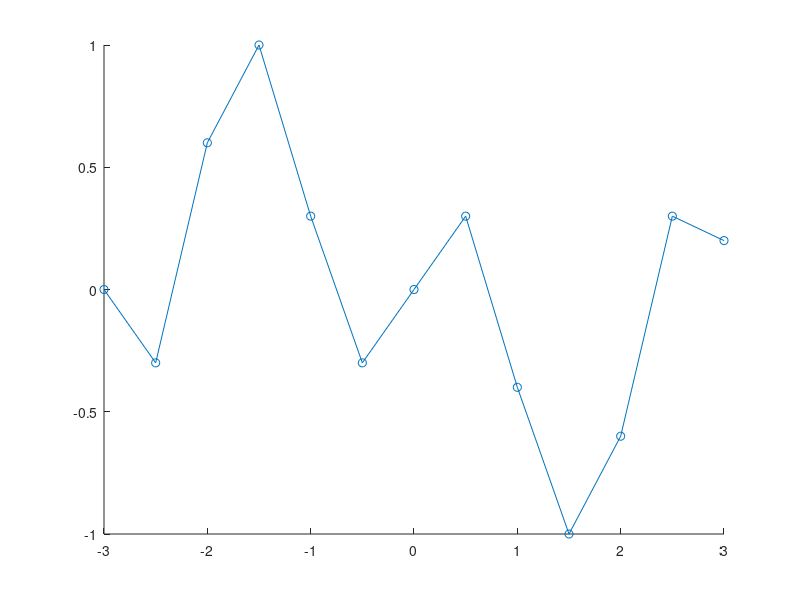
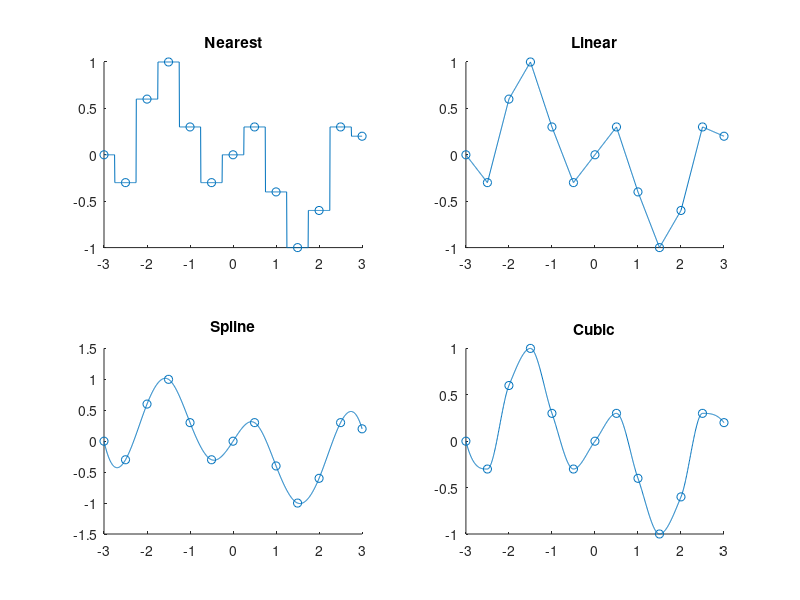
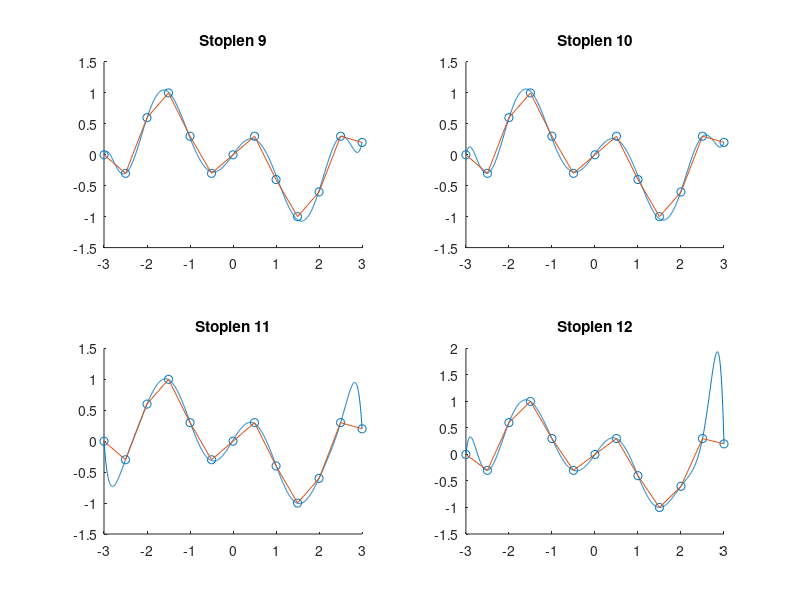

MATLAB code for these plots, in order:
% Zadanie 1
x=-3:0.5:3;
y=[-0.,-0.3,0.6,1,0.3,-0.3,0,0.3,-0.4,-1,-0.6,0.3,0.2];
figure;
hold on;
scatter(x,y)
plot(x,y);
hold off;
%Zadanie 2
x1=0.25;
y1=0.2;

yn=interp1(x,y,x1,'nearest');
yl=interp1(x,y,x1,'linear');
ys=interp1(x,y,x1,'spline');
yc=interp1(x,y,x1,'cubic');
score1=abs(yn-y1);
score2=abs(yl-y1);
score3=abs(ys-y1);
score4=abs(yc-y1);
disp([score1,score2,score3,score4])
x1=-2.75;
y1=-0.3;
yn=interp1(x,y,x1,'nearest');
yl=interp1(x,y,x1,'linear');
ys=interp1(x,y,x1,'spline');
yc=interp1(x,y,x1,'cubic');
score1=abs(yn-y1);
score2=abs(yl-y1);
score3=abs(ys-y1);
score4=abs(yc-y1);
disp([score1,score2,score3,score4])
% Najlepsza metoda cubic
% Zadanie 3
xx=linspace(-3,3,1000);
yn=interp1(x,y,xx,'nearest');
yl=interp1(x,y,xx,'linear');
ys=interp1(x,y,xx,'spline');
yc=interp1(x,y,xx,'cubic');
figure;
subplot(2,2,1)
hold on;
scatter(x,y)
plot(xx,yn)
hold off;
title('Nearest')
subplot(2,2,2)
hold on;
scatter(x,y)
plot(xx,yl)
hold off;
title('Linear')
subplot(2,2,3)
hold on;
scatter(x,y)
plot(xx,ys)
hold off;
title('Spline')
subplot(2,2,4)
hold on;
scatter(x,y)
plot(xx,yc)
title('Cubic')
hold off;

%Cubic te wartosci sa blizej prawdziwych ale spline też dobrze i gładszy
%wykres
% Zadanie 4

p=polyfit(x,y,9);
yp=polyval(p,xx);
figure;
subplot(2,2,1)
hold on;
scatter(x,y)
plot(xx,yp);
plot(x,y);
title('Stopien 9')
hold off;
subplot(2,2,2)
p=polyfit(x,y,10);
yp=polyval(p,xx);
hold on;
scatter(x,y)
plot(xx,yp);
plot(x,y);
title('Stopien 10')
hold off;
subplot(2,2,3)
p=polyfit(x,y,11);
yp=polyval(p,xx);
hold on;
scatter(x,y)
plot(xx,yp);
plot(x,y);
title('Stopien 11')
hold off;
subplot(2,2,4)
p=polyfit(x,y,12);
yp=polyval(p,xx);
hold on;
scatter(x,y)
plot(xx,yp);
plot(x,y);
title('Stopien 12')
hold off;

% Stopien Wielomianu 9 jest najlepszy 10,11 wartosci brzegowe zaczynaja
% uciekac
p1=polyfit(x,y,9);
yp=polyval(p1,0.25);
score4=abs(0.2-yp);
disp(score4);
yp=polyval(p1,-2.75);
score4=abs(-.3-yp);
disp(score4);
